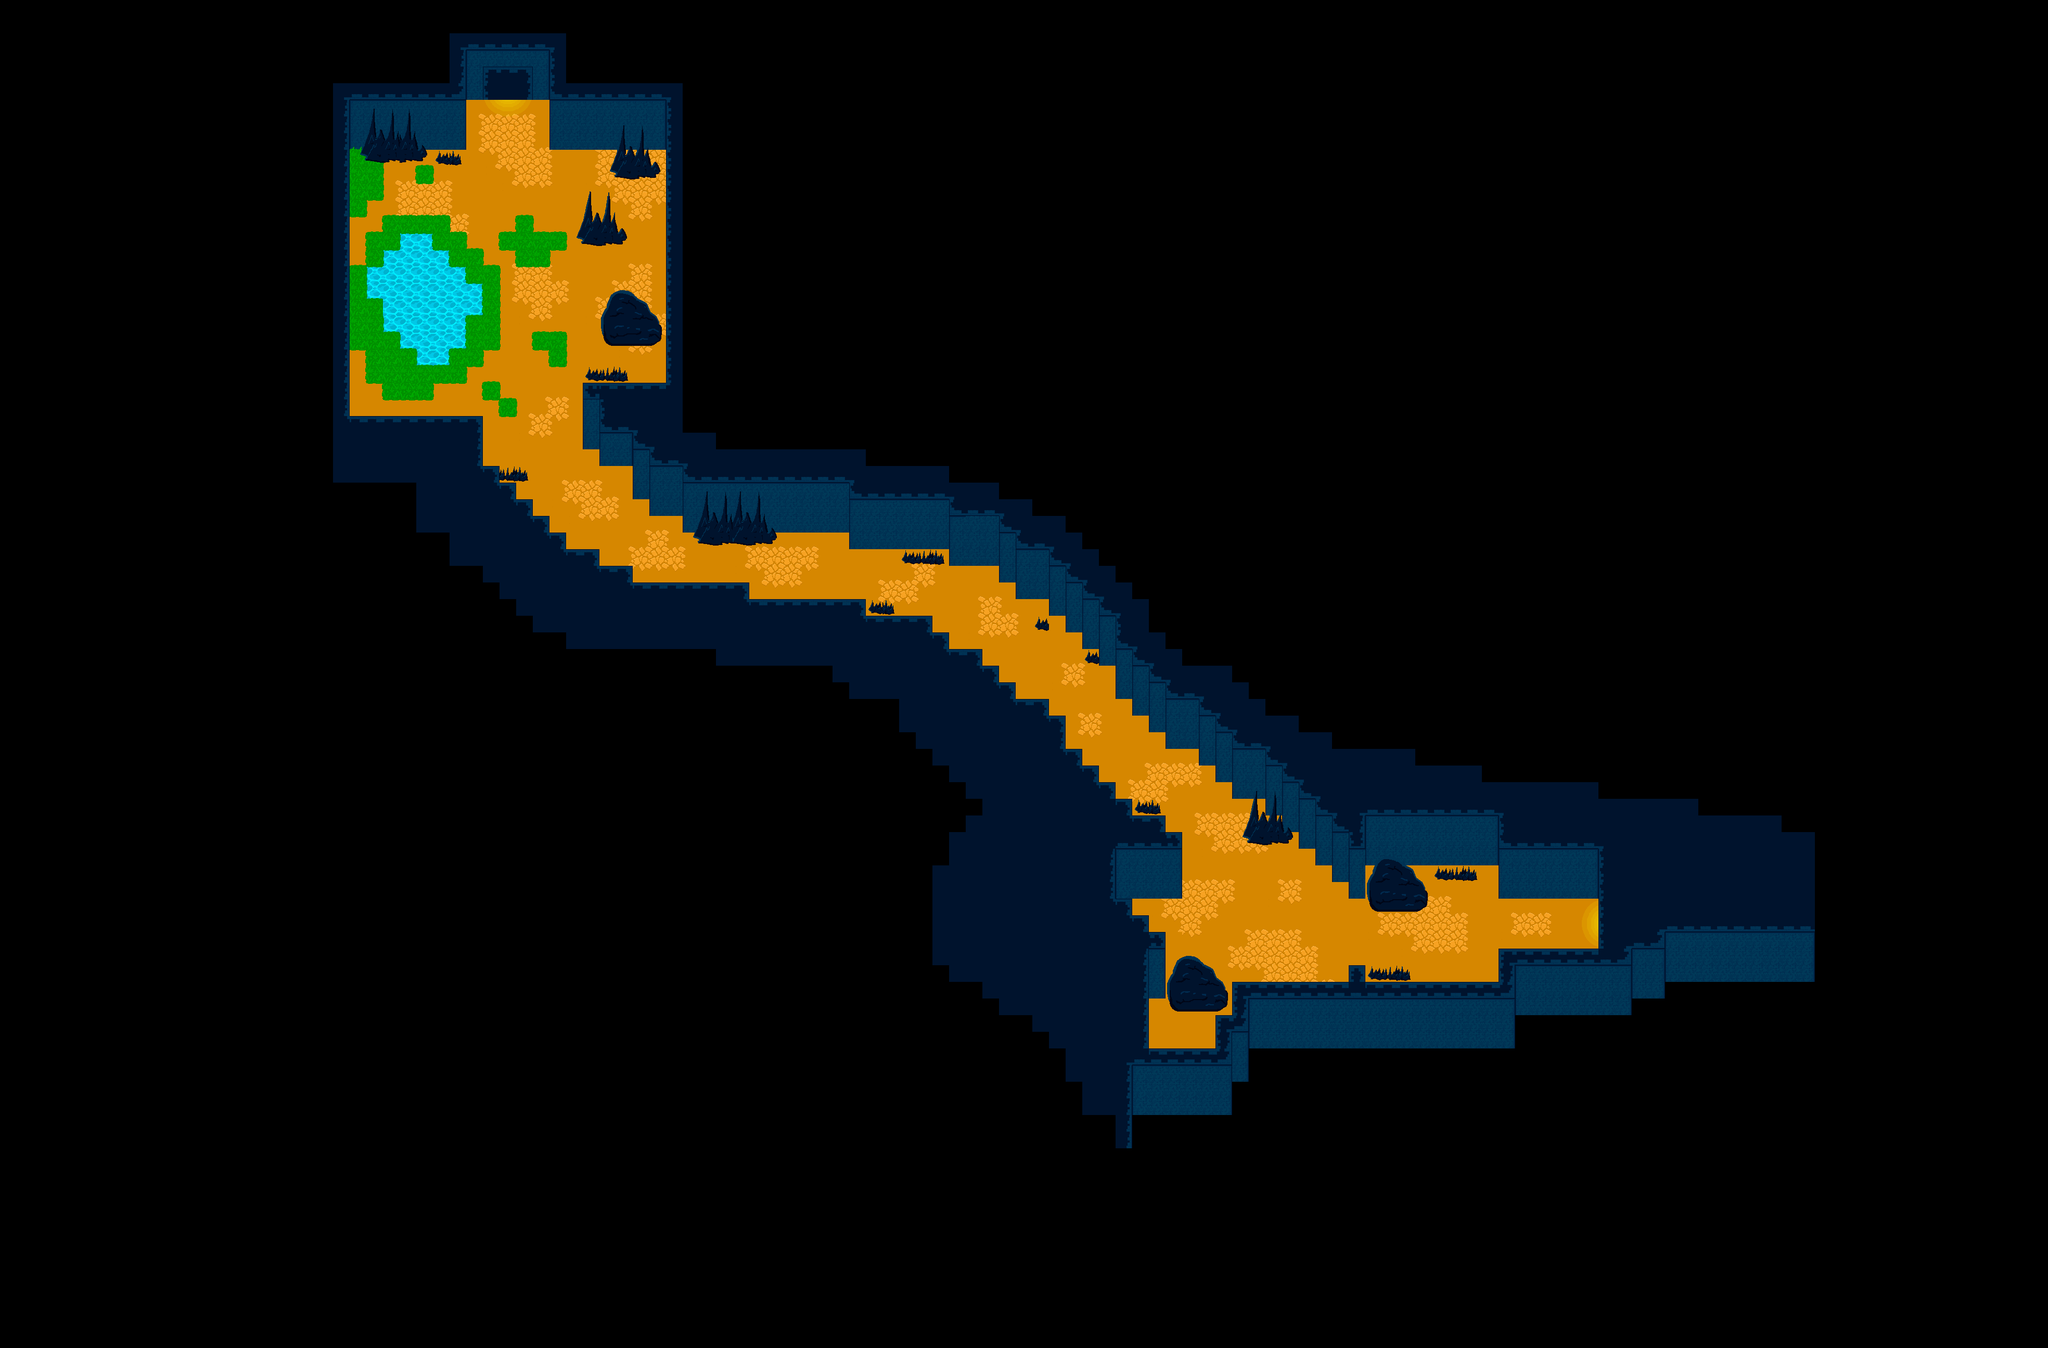

Below is a game level as drawn by its tile map, then a one-line description and the .tmx that defines it (tile-layer data replaced by summaries):
An orthogonal 123x81 tile map with 32x32 px tiles, 6 tile layers (water, underDirt, dirt, grass, ...), 3 hidden layers not drawn, 2 tilesets and 88 objects (85x wall, player, entrance, exit).

<map version="1.5" tiledversion="1.7.2" orientation="orthogonal" renderorder="right-down" width="123" height="81" tilewidth="32" tileheight="32" infinite="0" nextlayerid="13" nextobjectid="104">
 <tileset firstgid="1" name="temp" tilewidth="32" tileheight="32" tilecount="64" columns="8">
  <image source="temp.png" trans="ff00ff" width="256" height="256" />
 </tileset>
 <tileset firstgid="65" name="tileset" tilewidth="32" tileheight="32" tilecount="504" columns="24">
  <image source="tileset.png" trans="ff00ff" width="793" height="672" />
 </tileset>
 <layer id="6" name="water" width="123" height="81">
  <properties>
   <property name="Draw" type="int" value="1" />
  </properties>
  <data>[9963 cells, 36 non-empty, 1 distinct tile ids]</data>
 </layer>
 <layer id="12" name="underDirt" width="123" height="81">
  <data>[9963 cells, 623 non-empty, 1 distinct tile ids]</data>
 </layer>
 <layer id="4" name="dirt" width="123" height="81">
  <properties>
   <property name="Draw" type="int" value="1" />
  </properties>
  <data>[9963 cells, 702 non-empty, 15 distinct tile ids]</data>
 </layer>
 <layer id="7" name="grass" width="123" height="81">
  <properties>
   <property name="Draw" type="int" value="1" />
  </properties>
  <data>[9963 cells, 134 non-empty, 10 distinct tile ids]</data>
 </layer>
 <layer id="5" name="walls" width="123" height="81">
  <properties>
   <property name="Draw" type="int" value="1" />
  </properties>
  <data>[9963 cells, 1199 non-empty, 29 distinct tile ids]</data>
 </layer>
 <layer id="11" name="decoration" width="123" height="81">
  <properties>
   <property name="Draw" type="int" value="1" />
  </properties>
  <data>[9963 cells, 164 non-empty, 40 distinct tile ids]</data>
 </layer>
 <layer id="3" name="sensors" width="123" height="81" visible="0">
  <data>[9963 cells, 45 non-empty, 4 distinct tile ids]</data>
 </layer>
 <layer id="2" name="entities" width="123" height="81" visible="0">
  <data>[9963 cells, 3 non-empty, 1 distinct tile ids]</data>
 </layer>
 <layer id="1" name="map" width="123" height="81" visible="0">
  <data>[9963 cells, 236 non-empty, 3 distinct tile ids]</data>
 </layer>
 <objectgroup id="8" name="walls">
  <object id="3" name="wall" type="wall" x="2880" y="1696" width="192" height="32" />
  <object id="5" name="wall" type="wall" x="2880" y="1824" width="192" height="32" />
  <object id="7" name="wall" type="wall" x="2880" y="1856" width="32" height="32" />
  <object id="8" name="wall" type="wall" x="2880" y="1664" width="32" height="32" />
  <object id="9" name="wall" type="wall" x="2528" y="1632" width="352" height="32" />
  <object id="11" name="wall" type="wall" x="2560" y="1664" width="288" height="32" />
  <object id="12" name="wall" type="wall" x="2592" y="1696" width="160" height="32" />
  <object id="14" name="wall" type="wall" x="2240" y="1888" width="640" height="32" />
  <object id="15" name="wall" type="wall" x="2592" y="1856" width="119.818" height="32" />
  <object id="16" name="wall" type="wall" x="2240" y="1836.5" width="78.25" height="19.5" />
  <object id="17" name="wall" type="wall" x="2240" y="1856" width="128" height="32" />
  <object id="18" name="wall" type="wall" x="1984" y="1184" width="32" height="32" />
  <object id="21" name="wall" type="wall" x="1330.25" y="1024" width="165.25" height="27" />
  <object id="22" name="wall" type="wall" x="2208" y="1792" width="32" height="128" />
  <object id="23" name="wall" type="wall" x="2176" y="1760" width="32" height="32" />
  <object id="24" name="wall" type="wall" x="2144" y="1728" width="32" height="32" />
  <object id="25" name="wall" type="wall" x="2176" y="1600" width="96" height="128" />
  <object id="26" name="wall" type="wall" x="2176" y="1536" width="64" height="64" />
  <object id="27" name="wall" type="wall" x="2144" y="1536" width="32" height="32" />
  <object id="28" name="wall" type="wall" x="2112" y="1504" width="32" height="32" />
  <object id="29" name="wall" type="wall" x="2080" y="1472" width="32" height="32" />
  <object id="30" name="wall" type="wall" x="2048" y="1440" width="32" height="32" />
  <object id="31" name="wall" type="wall" x="2016" y="1376" width="32" height="64" />
  <object id="32" name="wall" type="wall" x="1952" y="1344" width="64" height="32" />
  <object id="33" name="wall" type="wall" x="1920" y="1312" width="32" height="32" />
  <object id="34" name="wall" type="wall" x="1888" y="1280" width="32" height="32" />
  <object id="37" name="wall" type="wall" x="1824" y="1248" width="64" height="32" />
  <object id="38" name="wall" type="wall" x="1792" y="1216" width="32" height="32" />
  <object id="39" name="wall" type="wall" x="1664" y="1184" width="128" height="32" />
  <object id="40" name="wall" type="wall" x="1440" y="1152" width="224" height="32" />
  <object id="41" name="wall" type="wall" x="1216" y="1120" width="224" height="32" />
  <object id="42" name="wall" type="wall" x="1152" y="1088" width="64" height="32" />
  <object id="43" name="wall" type="wall" x="1088" y="1056" width="64" height="32" />
  <object id="44" name="wall" type="wall" x="1056" y="1024" width="32" height="32" />
  <object id="45" name="wall" type="wall" x="1024" y="992" width="32" height="32" />
  <object id="46" name="wall" type="wall" x="992" y="960" width="32" height="32" />
  <object id="47" name="wall" type="wall" x="960" y="928" width="32" height="32" />
  <object id="48" name="wall" type="wall" x="928" y="896" width="88.25" height="32" />
  <object id="49" name="wall" type="wall" x="896" y="800" width="32" height="96" />
  <object id="50" name="wall" type="wall" x="672" y="800" width="224" height="32" />
  <object id="51" name="wall" type="wall" x="640" y="288" width="32" height="512" />
  <object id="53" name="wall" type="wall" x="672" y="160" width="224" height="160" />
  <object id="54" name="wall" type="wall" x="1056" y="160" width="224" height="128" />
  <object id="55" name="wall" type="wall" x="896" y="160" width="160" height="32" />
  <object id="56" name="wall" type="wall" x="1280" y="288" width="32" height="480" />
  <object id="57" name="wall" type="wall" x="1120" y="736" width="160" height="32" />
  <object id="58" name="wall" type="wall" x="1120" y="768" width="32" height="96" />
  <object id="59" name="wall" type="wall" x="1152" y="864" width="64" height="32" />
  <object id="60" name="wall" type="wall" x="1216" y="896" width="32" height="64" />
  <object id="61" name="wall" type="wall" x="1248" y="960" width="64" height="32" />
  <object id="62" name="wall" type="wall" x="1312" y="992" width="320" height="32" />
  <object id="63" name="wall" type="wall" x="1632" y="1024" width="192" height="32" />
  <object id="64" name="wall" type="wall" x="1731.25" y="1056" width="188.75" height="32" />
  <object id="65" name="wall" type="wall" x="1920" y="1088" width="32" height="32" />
  <object id="66" name="wall" type="wall" x="1952" y="1120" width="64" height="32" />
  <object id="67" name="wall" type="wall" x="2016" y="1152" width="32" height="32" />
  <object id="68" name="wall" type="wall" x="2048" y="1184" width="32" height="32" />
  <object id="69" name="wall" type="wall" x="2080" y="1216" width="32" height="32" />
  <object id="70" name="wall" type="wall" x="2080" y="1248" width="64" height="32" />
  <object id="71" name="wall" type="wall" x="2144" y="1280" width="32" height="64" />
  <object id="72" name="wall" type="wall" x="2176" y="1344" width="32" height="32" />
  <object id="73" name="wall" type="wall" x="2208" y="1376" width="32" height="32" />
  <object id="74" name="wall" type="wall" x="2240" y="1408" width="64" height="32" />
  <object id="76" name="wall" type="wall" x="2304" y="1440" width="32" height="32" />
  </objectgroup>
 <objectgroup id="9" name="entities">
  <!-- 1 objects omitted --></objectgroup>
 <objectgroup id="10" name="sensors" visible="0">
  <!-- 2 objects omitted --></objectgroup>
</map>
<!-- 24 of 88 objects omitted -->
